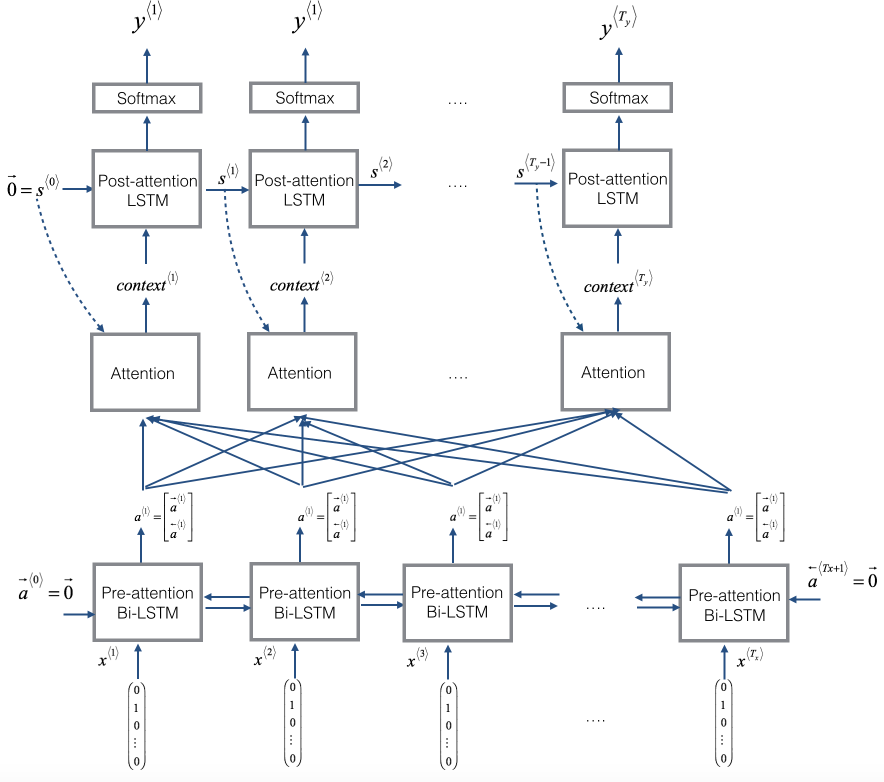
#> input picture attn_model.png, 1768 x 1564 px, given in place of IR.jpg, which was not available (shown at 1/2 size)
$ jupyter execute --allow-errors '003 COLOR_BGR2GRAY Object Tracking.ipynb'   (shell and % lines are left out)
#> lines starting #> are read from the running program, lines starting #| are printed output that depends on the picture; pictures that were not available may be replaced by others from this repository, and a replacement may not be noted
[cell 1]
#001 RGB image Color

[cell 2]
import numpy as np
import matplotlib.pyplot as plt
# for image reading
import matplotlib.image as mpimg
import cv2

# makes image pop-up in interactive window

[cell 3]
#img = cv2.imread('E:\P-Project & Lab\OpenCV\IR.jpg')
image = cv2.imread('E:\P-Project & Lab\OpenCV\IR.jpg')
#> image is the input picture: shape (1564, 1768, 3); mean B, G, R 248.1, 247.3, 246.7

[cell 4]
print('Shape of the image:', image.shape)
#| Shape of the image: (1564, 1768, 3)

#> (a cell that did not finish here is left out)

[cell 6]
gray_img = cv2.cvtColor(image, cv2.COLOR_RGB2GRAY)
plt.imshow(gray_img, cmap = 'gray')

#> (a cell that did not finish here is left out)

[cell 8]
plt.title('my picture')
plt.show()

[cell 9]
print('Shape of the image after convertation:', gray_img.shape)
#| Shape of the image after convertation: (1564, 1768)

#> (a cell that did not finish here is left out)

[cell 11]
print('Max pixel value:', gray_img.max())
#| Max pixel value: 255
print('Min pixel value:', gray_img.min())
#| Min pixel value: 0

#> (a cell that did not finish here is left out)

[cell 13]
x = 45
y = 52

pixel_value = gray_img[x,y]
#> pixel_value = 255
print(pixel_value)
#| 255

[cell 14]
pixel = abs(np.random.randn(6,6)) * 10
pixel.astype(int)

#> (a cell that did not finish here is left out)

[cell 16]
#0002 3 RBG colors individually.

[cell 17]
img = cv2.imread('E:\P-Project & Lab\OpenCV\IR.jpg')
plt.imshow(img)

[cell 18]
print('Shape of the image:', img.shape)
#| Shape of the image: (1564, 1768, 3)

#> (a cell that did not finish here is left out)

[cell 20]
r = img[:,:, 0] # red
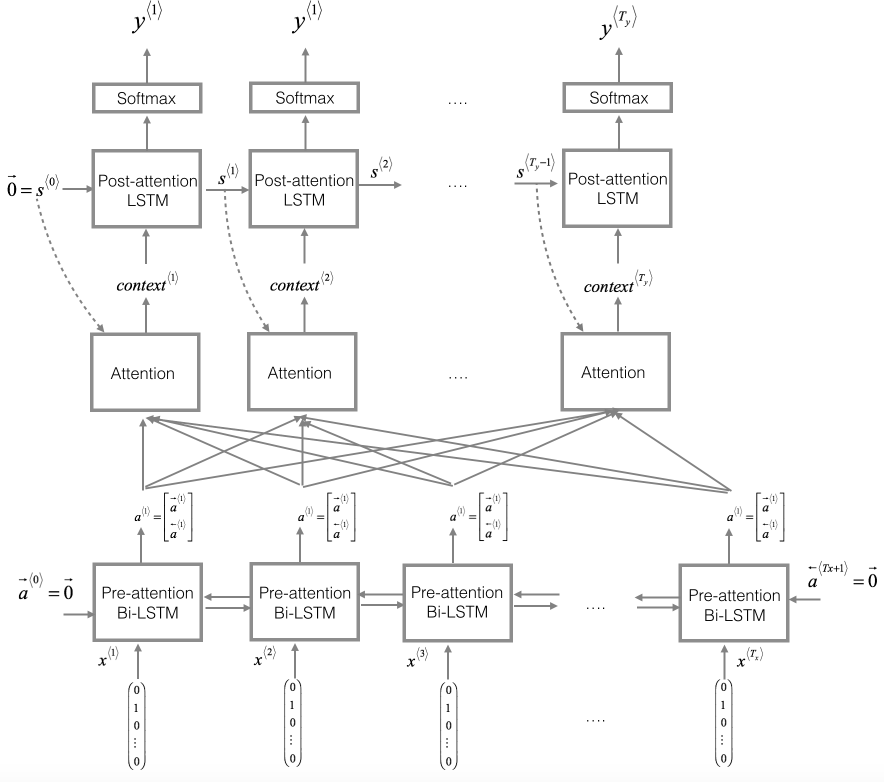
#> r: shape (1564, 1768) (shown at 1/2 size); min 0, max 255, mean 248.1
g = img[:,:, 1] # green
b = img[:,:, 2] # blue
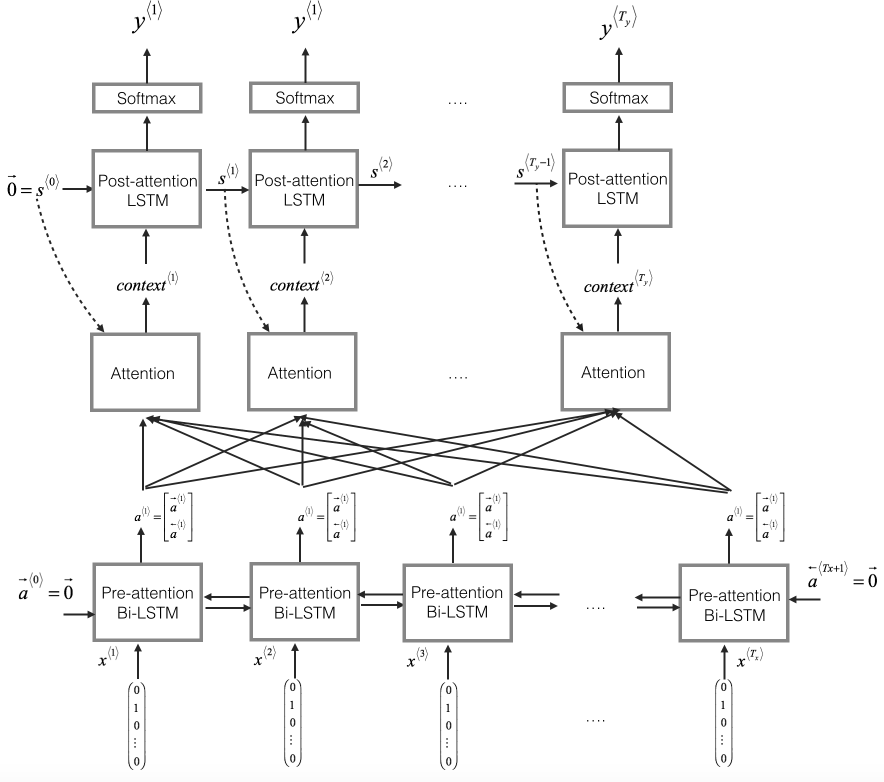
#> b: shape (1564, 1768) (shown at 1/2 size); min 0, max 255, mean 246.7
print('Shape of individual color matrix:', r.shape)
#| Shape of individual color matrix: (1564, 1768)

#> (a cell that did not finish here is left out)

[cell 22]
f, (ax1, ax2, ax3) = plt.subplots(1,3, figsize=(20,10))

# visualize red
ax1.set_title('R channel')
ax1.imshow(r, cmap = 'gray')
# green
ax2.set_title('G channel')
ax2.imshow(g, cmap = 'gray')
# blue
ax3.set_title('B channel')
ax3.imshow(b, cmap = 'gray')
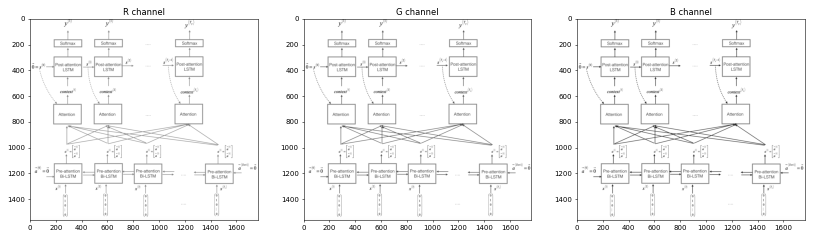
#> figure drawn by matplotlib, 3 panels

[cell 23]
#002 RGB image
from matplotlib import pyplot as plt
import cv2

img = cv2.imread('E:\P-Project & Lab\OpenCV\IR.jpg')
gray = cv2.cvtColor(img, cv2.COLOR_BGR2GRAY)

plt.imshow(gray)
plt.title('my picture')
plt.show()

[cell 24]
#003 Color
import cv2
import urllib.request

# Will use matplotlib for showing the image
from matplotlib import pyplot as plt

# Plot inline

# For local images, read as usual
# img = cv2.imread("opencv-logo2.png")

# For remote, use urllib, as per "http://stackoverflow.com/questions/21061814"
#req = urllib.request.urlopen("http://cloudcv.org/static/img/opencv.jpg")
req = cv2.imread('E:\P-Project & Lab\OpenCV\IR.jpg')
#> (the rest of this cell did not finish here and is left out)

[cell 25]
#004 Colour_Detection

[cell 26]
import cv2
import numpy as np
import pandas as pd
import argparse

[cell 27]
ap = argparse.ArgumentParser()
ap.add_argument('-i', '--image', required=True, help="Image Path")
args = vars(ap.parse_args())
img_path = args['image']

[cell 28]
#img = cv2.imread("/home/supernova/Software/GIT_Folder/Colour_Detection/Files/pic.jpg")
img = cv2.imread('E:\P-Project & Lab\OpenCV\IR.jpg')

[cell 29]
clicked = False
r = g = b = xpos = ypos = 0

[cell 30]
index=["color","color_name","hex","R","G","B"]
#> (the rest of this cell did not finish here and is left out)

[cell 31]
def getColorName(R,G,B):
    minimum = 10000
    for i in range(len(csv)):
        d = abs(R- int(csv.loc[i,"R"])) + abs(G- int(csv.loc[i,"G"]))+ abs(B- int(csv.loc[i,"B"]))
        if(d<=minimum):
            minimum = d
            cname = csv.loc[i,"color_name"]
    return cname

[cell 32]
def draw_function(event, x,y,flags,param):
    if event == cv2.EVENT_LBUTTONDBLCLK:
        global b,g,r,xpos,ypos, clicked
        clicked = True
        xpos = x
        ypos = y
        b,g,r = img[y,x]
        b = int(b)
        g = int(g)
        r = int(r)

[cell 33]
cv2.namedWindow('image')
cv2.setMouseCallback('image',draw_function)

while(1):

    cv2.imshow("image",img)
    if (clicked):


        cv2.rectangle(img,(20,20), (750,60), (b,g,r), -1)

        text = getColorName(r,g,b) + ' R='+ str(r) +  ' G='+ str(g) +  ' B='+ str(b)

        cv2.putText(img, text,(50,50),2,0.8,(255,255,255),2,cv2.LINE_AA)

        if(r+g+b>=600):
            cv2.putText(img, text,(50,50),2,0.8,(0,0,0),2,cv2.LINE_AA)

        clicked=False


    if cv2.waitKey(20) & 0xFF ==27:
#> (key Esc is pressed here)

$ run again, on cosine_sim.png
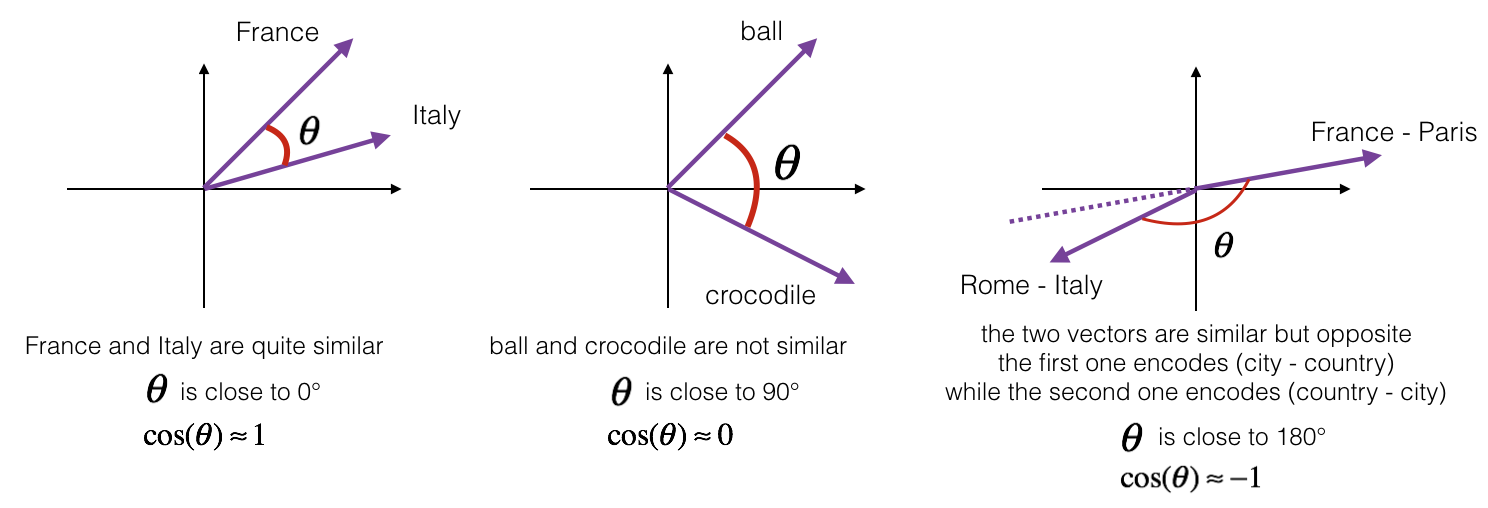
#> input picture cosine_sim.png, 1488 x 508 px, given in place of IR.jpg, which was not available
#> image is the input picture: shape (508, 1488, 3); mean B, G, R 247.5, 246.8, 247.5
#| Shape of the image: (508, 1488, 3)
#| Shape of the image after convertation: (508, 1488)
#| Max pixel value: 255
#| Min pixel value: 0
#> pixel_value = 255
#| 255
#| Shape of the image: (508, 1488, 3)
#| Shape of individual color matrix: (508, 1488)
#> `[cell 22] f, (ax1, ax2, ax3) = plt.subplots(1,3, figsize=(20,10))  # v..`:
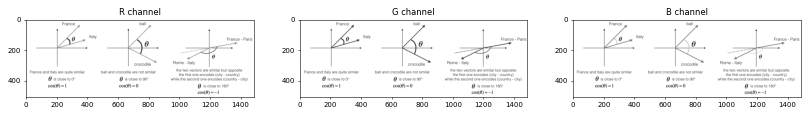
#> figure drawn by matplotlib, 3 panels
